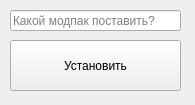
<?xml version="1.0" encoding="UTF-8"?>
<ui version="4.0">
 <class>Form</class>
 <widget class="QWidget" name="Form">
  <property name="geometry">
   <rect>
    <x>0</x>
    <y>0</y>
    <width>195</width>
    <height>105</height>
   </rect>
  </property>
  <property name="minimumSize">
   <size>
    <width>195</width>
    <height>105</height>
   </size>
  </property>
  <property name="maximumSize">
   <size>
    <width>195</width>
    <height>105</height>
   </size>
  </property>
  <property name="windowTitle">
   <string>Form</string>
  </property>
  <property name="windowIcon">
   <iconset>
    <normaloff>../assets/frog_launcher_icon.png</normaloff>../assets/frog_launcher_icon.png</iconset>
  </property>
  <widget class="QLineEdit" name="installLineEdit">
   <property name="geometry">
    <rect>
     <x>10</x>
     <y>10</y>
     <width>171</width>
     <height>21</height>
    </rect>
   </property>
   <property name="placeholderText">
    <string>Какой модпак поставить?</string>
   </property>
  </widget>
  <widget class="QPushButton" name="installPushButton">
   <property name="geometry">
    <rect>
     <x>10</x>
     <y>40</y>
     <width>171</width>
     <height>51</height>
    </rect>
   </property>
   <property name="text">
    <string>Установить</string>
   </property>
  </widget>
 </widget>
 <resources/>
 <connections/>
</ui>
